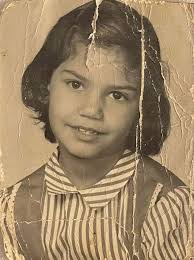
#> input picture doubao3/image2.png, 194 x 260 px
$ python doubao3.py
#> lines starting #> are read from the running program, lines starting #| are printed output that depends on the picture; after the words box and inside, x2 and y2 are one past the last pixel; in counts of white or black regions, pixels touching at a corner belong together
import cv2
import numpy as np
import matplotlib.pyplot as plt

def detect_scratches_and_folds(image_path, threshold1=50, threshold2=150, min_line_length=30, max_line_gap=10):
    """
    检测老照片中的划痕和折痕

    参数:
    - image_path: 图像路径
    - threshold1: Canny边缘检测低阈值
    - threshold2: Canny边缘检测高阈值
    - min_line_length: 检测线段的最小长度
    - max_line_gap: 线段之间允许的最大间隙

    返回:
    - original: 原始图像
    - detected_image: 标记了划痕和折痕的图像
    - edges: 边缘检测结果
    """
#> called with image_path = 'image2.png', threshold1 = 30, threshold2 = 100, min_line_length = 20, max_line_gap = 5
    # 读取图像
    original = cv2.imread(image_path)
#> original is the input picture: shape (260, 194, 3); mean B, G, R 102.2, 133.6, 157.1
    if original is None:
        raise ValueError("无法读取图像，请检查路径是否正确")

    # 转换为灰度图
    gray = cv2.cvtColor(original, cv2.COLOR_BGR2GRAY)
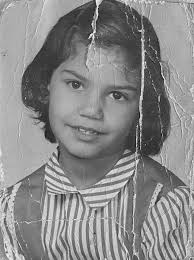
#> gray: shape (260, 194); min 12, max 251, mean 137.1

    # 去噪处理（减少干扰）
    denoised = cv2.fastNlMeansDenoising(gray, h=10)

    # 边缘检测（Canny算法对线性特征敏感）
    edges = cv2.Canny(denoised, threshold1, threshold2)
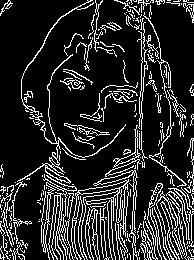
#> edges: shape (260, 194); 16.3% white in thin lines or dots

    # 形态学操作：增强线条特征
    kernel = np.ones((3, 3), np.uint8)
    edges = cv2.dilate(edges, kernel, iterations=1)  # 增强边缘
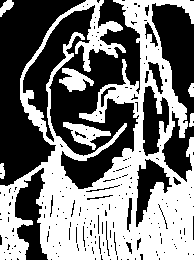
#> edges: shape (260, 194); 47% white; 7 white regions, largest, box (x1, y1, x2, y2) and area: (0, 0, 194, 260) 22425, (63, 122, 111, 150) 540, (59, 68, 94, 92) 461
    edges = cv2.erode(edges, kernel, iterations=1)   # 细化边缘
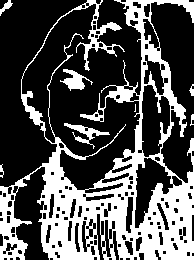
#> edges: shape (260, 194); 32.3% white; 8 white regions (1 under 20 px), largest, box (x1, y1, x2, y2) and area: (0, 0, 194, 260) 15513, (64, 123, 110, 149) 309, (60, 69, 93, 91) 303

    # 使用霍夫变换检测直线（适合检测划痕和折痕）
    lines = cv2.HoughLinesP(
        edges,
        rho=1,               # 像素精度
        theta=np.pi/180,     # 角度精度
        threshold=30,        # 直线判定阈值
        minLineLength=min_line_length,  # 最小线段长度
        maxLineGap=max_line_gap         # 线段最大间隙
    )
#> lines = 289 rows, first 6: [41, 166, 133, 258], [116, 240, 133, 153], [129, 0, 136, 29], [43, 248, 191, 222], [0, 247, 26, 243], [144, 211, 145, 259]

    # 创建标记图像
    detected_image = original.copy()

    # 标记检测到的线条（划痕和折痕）
    if lines is not None:
        for line in lines:
            x1, y1, x2, y2 = line[0]
            # 用红色标记检测到的线条
            cv2.line(detected_image, (x1, y1), (x2, y2), (0, 0, 255), 2)
#> this loop made 289 passes
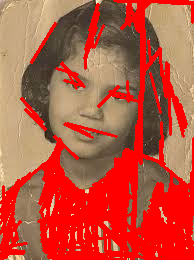
#> detected_image: shape (260, 194, 3); mean B, G, R 63.7, 83.2, 189.1

    return original, detected_image, edges

def main():
    # 图像路径
    image_path = "image2.png"

    try:
        # 检测划痕和折痕，可根据实际情况调整参数
        original, detected_image, edges = detect_scratches_and_folds(
            image_path,
            threshold1=30,       # 降低低阈值可检测更多弱边缘
            threshold2=100,      # 高阈值控制强边缘
            min_line_length=20,  # 较小值可检测短划痕
            max_line_gap=5       # 较小值可检测连续线条
        )

        # 保存结果
        output_path = "detected_scratches.png"
        cv2.imwrite(output_path, detected_image)
        print(f"已保存标记结果到 {output_path}")

        # 显示结果
        plt.figure(figsize=(15, 5))

        plt.subplot(131)
        plt.imshow(cv2.cvtColor(original, cv2.COLOR_BGR2RGB))
        plt.title("原始图像")
        plt.axis("off")

        plt.subplot(132)
        plt.imshow(edges, cmap="gray")
        plt.title("边缘检测结果")
        plt.axis("off")

        plt.subplot(133)
        plt.imshow(cv2.cvtColor(detected_image, cv2.COLOR_BGR2RGB))
        plt.title("标记的划痕和折痕")
        plt.axis("off")

        plt.tight_layout()
        plt.show()
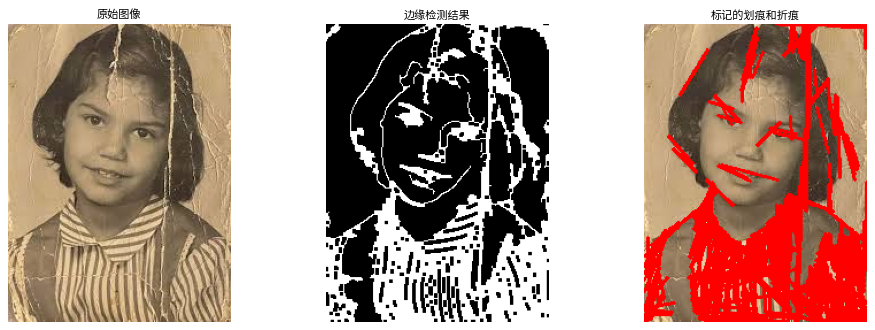
#> figure drawn by matplotlib, 3 panels

    except Exception as e:
        print(f"处理过程中出错: {str(e)}")

if __name__ == "__main__":
    main()
